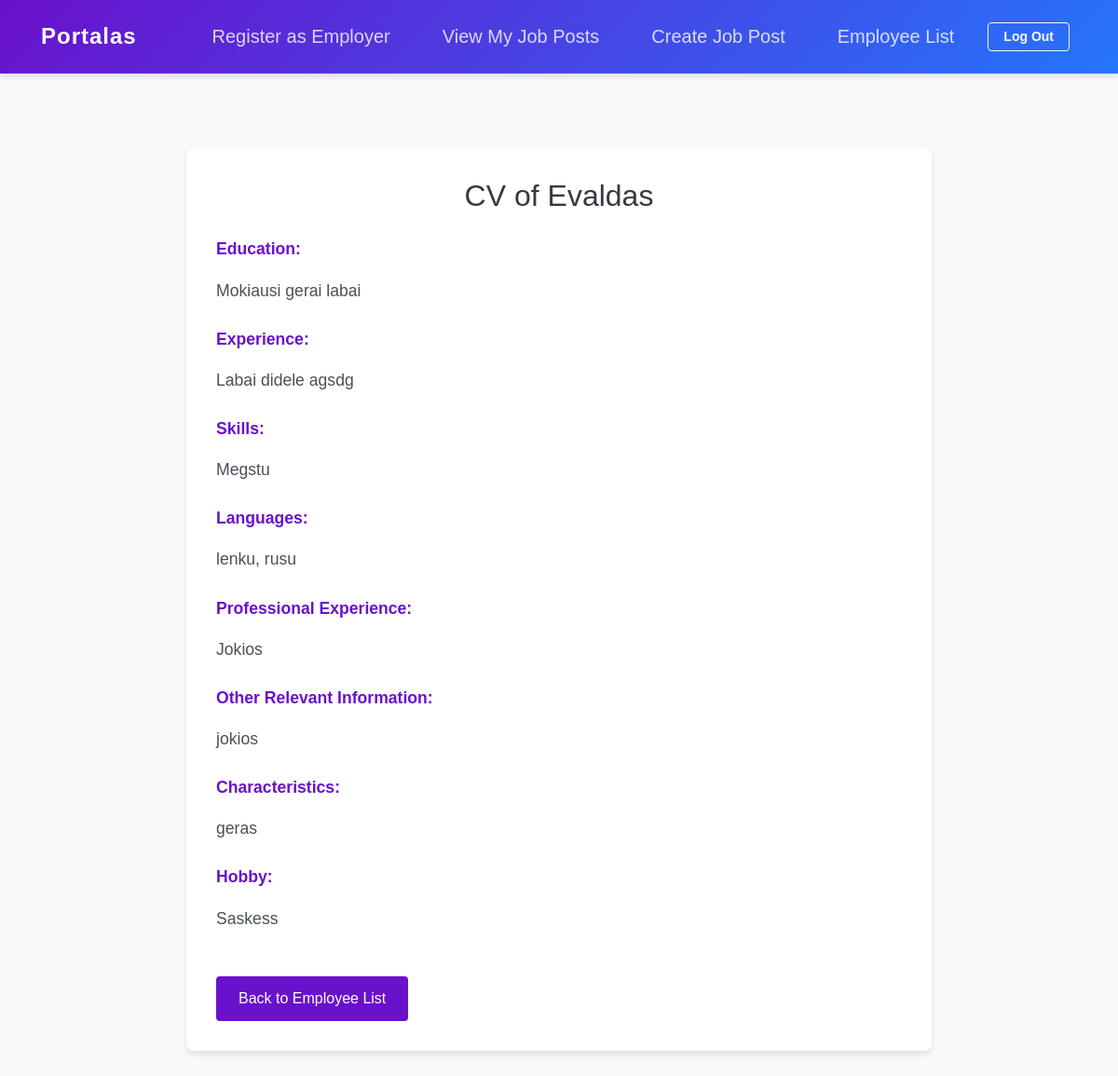
The page /employer/cv/1/ (signed in) on the database its author committed.
### employee/models.py (models this page shows, shortened)
class CV(models.Model):
    employee = models.OneToOneField(Employee, on_delete=models.CASCADE)  # Ensures one CV per employee
    education = models.TextField()
    experience = models.TextField()
    skills = models.TextField()
    created_at = models.DateTimeField(auto_now_add=True)
    name_surname = models.CharField(max_length=255, verbose_name="NAME, SURNAME")
    date_and_place_of_birth = models.CharField(max_length=255, verbose_name="DATE AND PLACE OF BIRTH")
    place_of_residence = models.CharField(max_length=255, verbose_name="PLACE OF RESIDENCE")
    contacts = models.CharField(max_length=255, verbose_name="CONTACTS")
    languages = models.TextField(verbose_name="LANGUAGES")
    civil_status = models.CharField(max_length=255, verbose_name="CIVIL STATUS")
    professional_experience = models.TextField(verbose_name="PROFESSIONAL EXPERIENCE")
    other_relevant_information = models.TextField(verbose_name="OTHER RELEVANT INFORMATION")
    characteristics = models.TextField(verbose_name="CHARACTERISTICS")
    hobby = models.TextField(verbose_name="HOBBY")
    attachment = models.FileField(upload_to='cv_attachments/', blank=True, null=True, verbose_name="Attachment")
    """Dominancios darbo vietos """

class Employee(models.Model):
    user = models.OneToOneField(User, on_delete=models.CASCADE)  # Link to User
    employee_name = models.CharField(max_length=255)
    employee_surname = models.CharField(max_length=255, blank=True, null=True,default="Unknown")  # New field
    email = models.EmailField()
    citizenship = models.CharField(max_length=100, blank=True, null=True, default="Unknown")  # New field
    national_id = models.IntegerField( blank=True, null=True, unique=True)
    receive_special_offers = models.BooleanField(default=False,)  # New field
    phone_number = models.CharField(max_length=20, blank=True, null=True, default="Unknown")  # New field
    '''banko saskaita, gyvenamosios vietos adresas, artimo zmogaus kontaktai (tel nr) '''
    is_email_verified = models.BooleanField(default=False)

### employer/views.py (the view)
# urls.py: path('cv/<int:cv_id>/', views.view_cv, name='view_cv'),
@login_required
def view_cv(request, cv_id):
    cv = get_object_or_404(CV, id=cv_id)
    return render(request, "employer/cv_detail.html", {"cv": cv})

### employer/templates/employer/cv_detail.html (shortened to what this page needs)
{% extends 'base_employer.html' %}
{% block content %}
<div class="cv-detail-container">
    <h1>CV of {{ cv.employee.employee_name }}</h1>
    <div class="mb-4 page-break">
        <p><strong>Education:</strong></p>
        <p>{{ cv.education }}</p>
    </div>
    <div class="mb-4 page-break">
        <p><strong>Experience:</strong></p>
        <p>{{ cv.experience }}</p>
    </div>
    <div class="mb-4 page-break">
        <p><strong>Skills:</strong></p>
        <p>{{ cv.skills }}</p>
    </div>
    <div class="mb-4 page-break">
        <p><strong>Languages:</strong></p>
        <p>{{ cv.languages|default:"Not specified" }}</p>
    </div>
    <div class="mb-4 page-break">
        <p><strong>Professional Experience:</strong></p>
        <p>{{ cv.professional_experience|default:"Not specified" }}</p>
    </div>
    <div class="mb-4 page-break">
        <p><strong>Other Relevant Information:</strong></p>
        <p>{{ cv.other_relevant_information|default:"Not specified" }}</p>
    </div>
    <div class="mb-4 page-break">
        <p><strong>Characteristics:</strong></p>
        <p>{{ cv.characteristics|default:"Not specified" }}</p>
    </div>
    <div class="mb-4 page-break">
        <p><strong>Hobby:</strong></p>
        <p>{{ cv.hobby|default:"Not specified" }}</p>
    </div>
    <a href="{% url 'employer:employer_dashboard' %}" class="btn btn-secondary">Back to Employee List</a>
</div>
{% endblock %}

### static/css/styles.css (style rules this page uses)
body { font-family: 'Arial', sans-serif; margin: 0; padding: 0; background-color: #f8f9fa; color: #333; }

### employer/templates/employer/cv_detail.html (style rules this page uses)
.cv-detail-container { max-width: 800px; margin: 2rem auto; padding: 2rem; background-color: #fff; border-radius: 8px; box-shadow: 0 4px 6px rgba(0, 0, 0, 0.1); }
.cv-detail-container h1 { text-align: center; margin-bottom: 1.5rem; font-size: 2rem; color: #343a40; }
.cv-detail-container p { font-size: 1.1rem; line-height: 1.6; color: #495057; }
.cv-detail-container strong { color: #6a11cb; }
.cv-detail-container .btn { margin-top: 1.5rem; padding: 0.75rem 1.5rem; font-size: 1rem; font-weight: 500; border-radius: 4px; transition: background-color 0.3s ease; }
.cv-detail-container .btn-secondary { background-color: #6a11cb; border: none; color: #fff; }

### rows shown on the page
CV: employee.employee_name "Evaldas", education "Mokiausi gerai labai", experience "Labai didele agsdg", skills "Megstu", languages "lenku, rusu", professional_experience "Jokios", other_relevant_information "jokios", characteristics "geras", hobby "Saskess"
